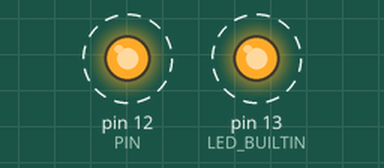
Bench run of a sketch on a simulated Arduino Uno, built with avr-gcc and run on an emulated ATmega328P. Shown: output pins drawn as LEDs (lit = HIGH). Dashed ring = blinking.

Above: at 0.05 s.
Timing chart, 0 to 3.0 s (numbered marks = the images above):
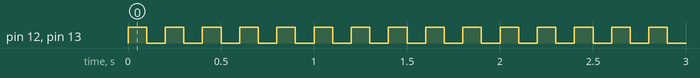

The sketch:

AfficheurSeptSegments.ino
```cpp
#define PIN 12

void setup(){
  pinMode(LED_BUILTIN, OUTPUT);
  pinMode(PIN, OUTPUT);
}

void loop(){
      digitalWrite(LED_BUILTIN, HIGH);
      digitalWrite(PIN, HIGH);
    delay(100); // Pause d'1 seconde

      digitalWrite(LED_BUILTIN, LOW);
      digitalWrite(PIN, LOW);
    delay(100); // Pause d'1 seconde
}
```

Measured:
- by itself, pin 12 (PIN), pin 13 (LED_BUILTIN): alternates HIGH for 0.10 s and LOW for 0.10 s
